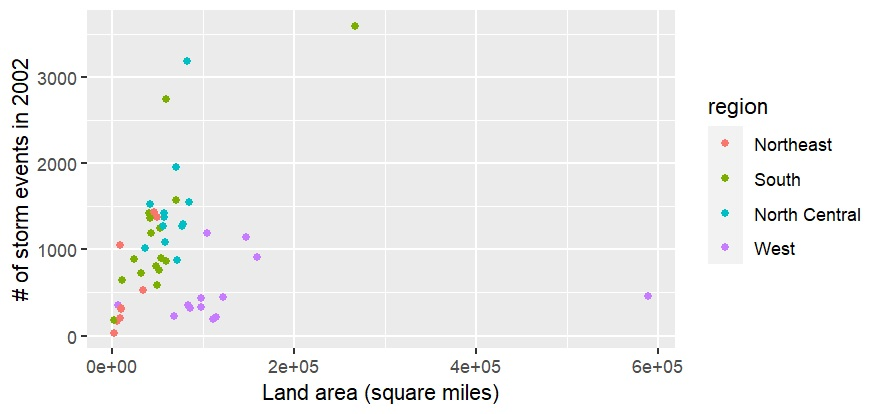

This chart was generated by the following R code:

#Read the file
stormevents2002 <- read.csv("C:/Himanshu/R Scripts/stormdetails2002.csv")

#2.	Limit the dataframe to the following columns
datacol <- c("BEGIN_YEARMONTH","EPISODE_ID","STATE","STATE_FIPS","CZ_NAME","CZ_TYPE","CZ_FIPS","EVENT_TYPE")
stormevents2002select <- stormevents2002

#3.	Arrange the data by the state name 
library(dplyr)
stormevents2002new <- arrange(stormevents2002select, STATE)
head(stormevents2002new)


#4.	Change state and county names to title case 
library(stringr)
stormevents2002new$STATE = str_to_title(stormevents2002new$STATE)

#5.	Limit to the events listed by county FIPS 
filter(stormevents2002new, CZ_TYPE == "C")
select(stormevents2002new, -CZ_TYPE)

#6.	Pad the state and county FIPS with a “0” 
library(tidyr)
str_pad(stormevents2002new$STATE_FIPS, width=4, side="left", pad="0")
str_pad(stormevents2002new$CZ_FIPS, width=4, side="left", pad="0")
unite(stormevents2002new, "fips", c("STATE_FIPS","CZ_FIPS"))

#7.	Change all the column names to lower case
rename_all(stormevents2002new, tolower)


#8.	Create Dataframe US states
data("state")
statethreecols<-data.frame(state=state.name, region=state.region, area=state.area)


#9.	Create Dataframe with the number of events 
statenumber <- data.frame(table(stormevents2002new$STATE))
str_to_title(statenumber$Var1)
newstatenumber <- rename(statenumber, c("state"="Var1"))
newstatenumber$state = str_to_title(newstatenumber$state)
mergedstate <- merge(x=newstatenumber,y=statethreecols,by.x="state",by.y="state")

#10 create a plot
library(ggplot2)
stormp <- ggplot(mergedstate, aes(x = area, y = Freq,)) + 
  geom_point(aes(color = region)) + 
  labs(x = "Land area (square miles)",
       y = "# of storm events in 2002" )
print(stormp)
